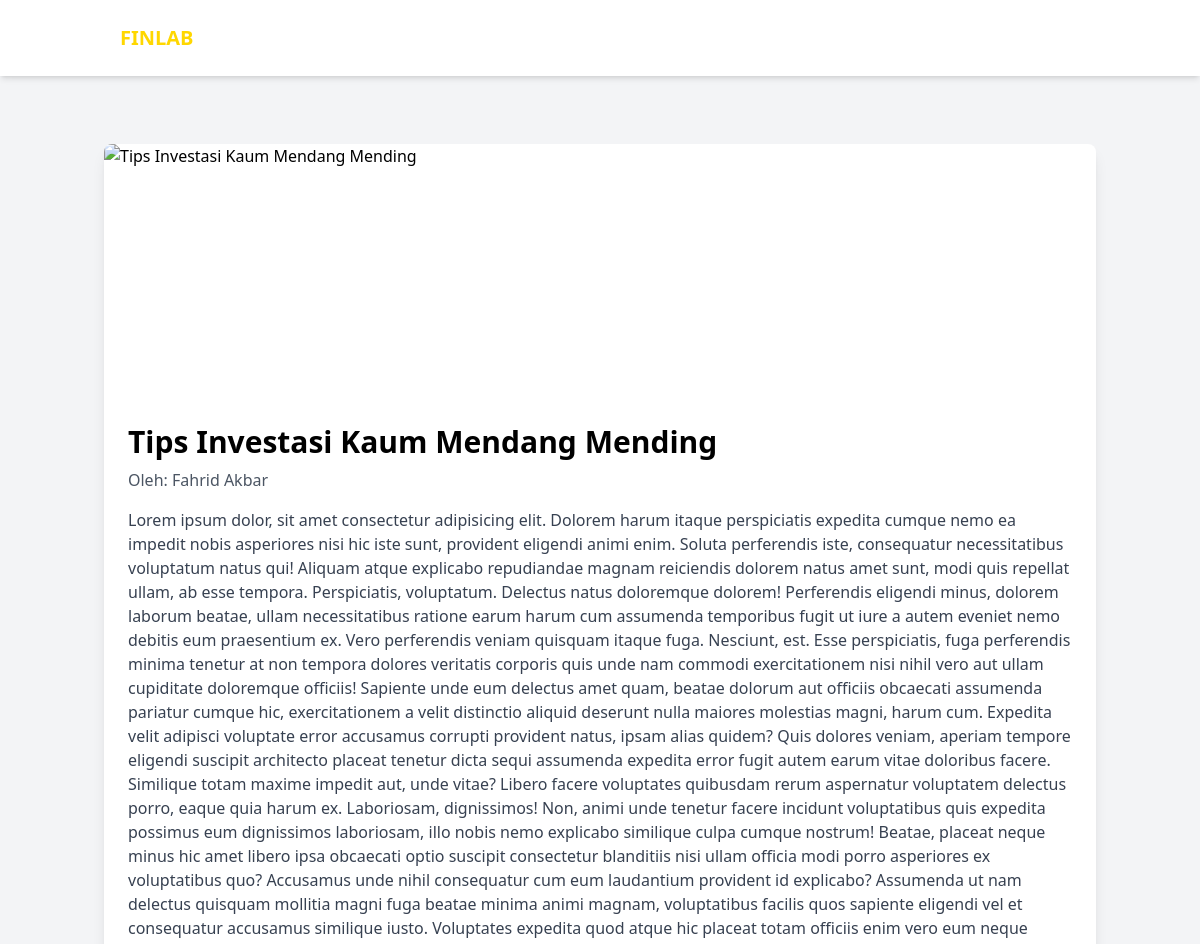
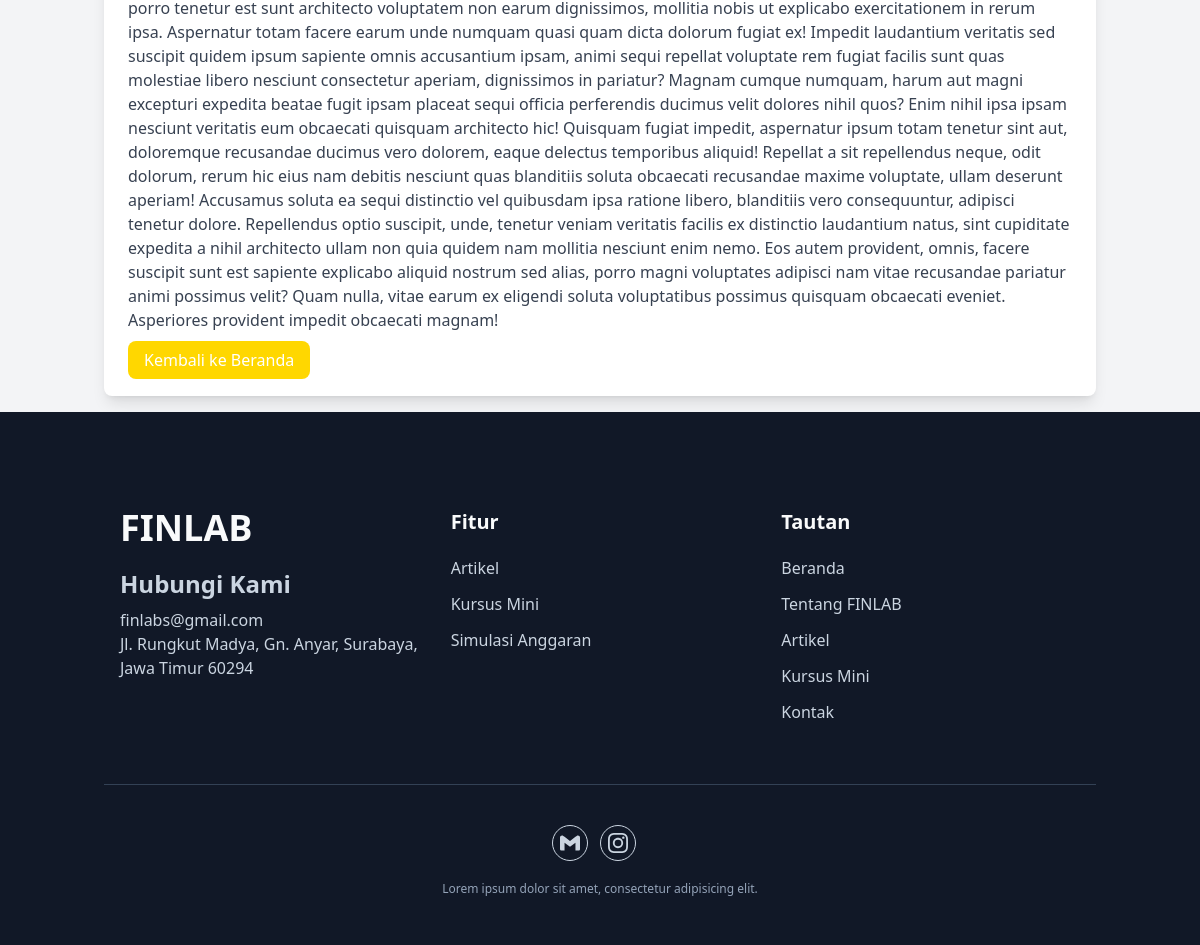
Page /main/artikel.php?id=13 on the committed database (2 pictures, top to bottom).
### tables this page shows
CREATE TABLE `tb_artikel` (
  `id_artikel` int(11) NOT NULL,
  `judul` varchar(200) NOT NULL,
  `cover` blob NOT NULL,
  `konten` longtext NOT NULL,
  `kategori` varchar(20) NOT NULL,
  `penulis` varchar(70) NOT NULL,
  `tanggal_dibuat` datetime NOT NULL,
  `id_admin` int(11) DEFAULT NULL
);

### main/artikel.php (the view, shortened to what this page needs)
<?php
include_once("../config.php");
if (isset($_GET['id'])) {
    $id_artikel = intval($_GET['id']);
    $query = "SELECT * FROM tb_artikel WHERE id_artikel = $id_artikel";
    $hasil = mysqli_query($conn, $query);
    $artikel = mysqli_fetch_assoc($hasil);
} else {
    header("Location: index.php");
    exit();
}
?>
<!DOCTYPE html>
<html lang="id" class="scroll-smooth">
<head>
    <script src="https://cdn.tailwindcss.com"></script>
</head>
<body class="bg-gray-100">
    <header class="bg-white fixed top-0 left-0 w-full flex items-center z-50 shadow-md">
        <div class="container">
            <div class="flex items-center justify-between relative">
                <div class="px-4">
                    <a href="index.php" class="font-bold text-xl text-accent block py-6">FINLAB</a>
                </div>
            </div>
        </div>
    </header>
    <div class="container mx-auto p-4 pt-36">
    <div class="bg-white rounded-lg shadow-lg overflow-hidden">
        <img src="get_image.php?id=<?php echo $artikel['id_artikel']; ?>" alt="<?php echo htmlspecialchars($artikel['judul']); ?>" class="w-full h-64 object-cover" />
        <div class="p-6">
            <h1 class="text-3xl font-bold mb-2"><?php echo htmlspecialchars($artikel['judul']); ?></h1>
            <h2 class="text-md text-gray-600 mb-4">Oleh: <?php echo htmlspecialchars($artikel['penulis']); ?></h2>
            <p class="text-gray-700 mb-4"><?php echo nl2br(htmlspecialchars($artikel['konten'])); ?></p>
            <a href="../index.php" class="text-white bg-accent py-2 px-4 rounded-lg hover:opacity-80">Kembali ke Beranda</a>
        </div>
    </div>
</div>
    <footer class="bg-primary pt-24 pb-12">
        <div class="container">
            <div class="flex flex-wrap">
                <div class="w-full px-4 mb-12 text-slate-300 font-medium md:w-1/3">
                    <h2 class="font-bold text-4xl text-background mb-5">FINLAB</h2>
                    <h3 class="font-bold text-2xl mb-2">Hubungi Kami</h3>
                    <p>finlabs@gmail.com</p>
                    <p>Jl. Rungkut Madya, Gn. Anyar, Surabaya, Jawa Timur 60294</p>
                </div>
                <div class="w-full px-4 mb-12 md:w-1/3">
                    <h3 class="font-semibold text-xl text-background mb-5">Fitur</h3>
                    <ul class="text-slate-300">
                        <li>
                            <a href="#artikel" class="inline-block text-base hover:text-accent mb-3">Artikel</a>
                        </li>
                        <li>
                            <a href="#minicourse" class="inline-block text-base hover:text-accent mb-3">Kursus Mini</a>
                        </li>
                        <li>
                            <a href="#simulasi" class="inline-block text-base hover:text-accent mb-3">Simulasi Anggaran</a>
                        </li>
                    </ul>
                </div>
                <div class="w-full px-4 mb-12 md:w-1/3">
                    <h3 class="font-semibold text-xl text-background mb-5">Tautan</h3>
                    <ul class="text-slate-300">
                        <li>
                            <a href="#home" class="inline-block text-base hover:text-accent mb-3">Beranda</a>
                        </li>
                        <li>
                            <a href="#about" class="inline-block text-base hover:text-accent mb-3">Tentang FINLAB</a>
                        </li>
                        <li>
                            <a href="#artikel" class="inline-block text-base hover:text-accent mb-3">Artikel</a>
                        </li>
                        <li>
                            <a href="#minicourse" class="inline-block text-base hover:text-accent mb-3">Kursus Mini</a>
                        </li>
                        <li>
                            <a href="#contact" class="inline-block text-base hover:text-accent mb-3">Kontak</a>
                        </li>
                    </ul>
                </div>
            </div>
            <div class="w-full pt-10 border-t border-slate-700">
                <div class="flex items-center justify-center mb-5">
                    <a
                        href="mailto:finlabs@gmail.com"
                        target="_blank"
                        class="w-9 h-9 mr-3 rounded-full flex justify-center items-center
                        border border-slate-300 text-slate-300 *:hover:border-accent hover:bg-accent hover:text-white"
                    >
                    </a>
                    <a
                        href="https://instagram.com/salsasdh"
                        target="_blank"
                        class="w-9 h-9 mr-3 rounded-full flex justify-center items-center
                        border border-slate-300 text-slate-300 *:hover:border-accent hover:bg-accent hover:text-white"
                    >
                    </a>
                </div>
                <p class="font-medium text-xs text-slate-400 text-center">Lorem ipsum dolor sit amet, consectetur adipisicing elit.</p>
            </div>
        </div>
    </footer>
</body>
</html>

### main/artikel.php (style rules this page uses)
.bg-accent { background-color: #FFD700; }

### rows in the picture
tb_artikel: judul "Tips Investasi Kaum Mendang Mending", penulis "Fahrid Akbar", konten "Lorem ipsum dolor, sit amet consectetur adipisicing elit. Dolorem harum itaque perspiciatis expedita cumque nemo ea impedit nobis asperiores nisi hic iste sunt, provident eligendi animi enim. Soluta perferendis iste, consequatur necessitatibus voluptatum natus qui! Aliquam atque explicabo repudiandae magnam reiciendis dolorem natus amet sunt, modi quis repellat ullam, ab esse tempora. Perspiciatis, voluptatum. Delectus natus doloremque dolorem! Perferendis eligendi minus, dolorem laborum beatae, ullam necessitatibus ratione earum harum cum assumenda temporibus fugit ut iure a autem eveniet nemo debitis eum praesentium ex. Vero perferendis veniam quisquam itaque fuga. Nesciunt, est. Esse…"
